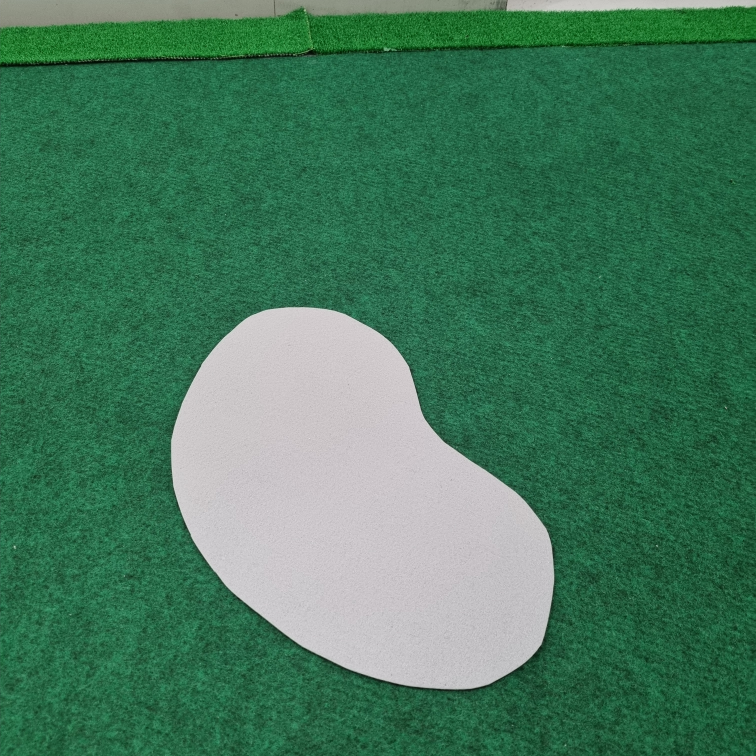
#> input picture practice_bunker/bunker_3.jpg, 3024 x 3024 px, found by its file name (shown at 1/4 size)
$ python practice_bunker.py
#> lines starting #> are read from the running program, lines starting #| are printed output that depends on the picture
import cv2
import numpy as np

img = cv2.imread('practice_bunker\\bunker_3.jpg')
#> img is the input picture: shape (3024, 3024, 3); mean B, G, R 92.6, 121.3, 68.2
img = cv2.resize(img, (200, 200))
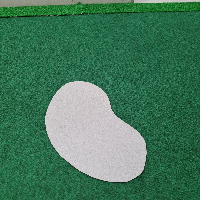
#> img: shape (200, 200, 3); mean B, G, R 92.4, 121.1, 68

cv2.namedWindow('HLS Image')

# 트랙바 콜백 함수
def update_hls(value):
    # 트랙바에서 H, L, S 범위 값을 가져오기
    hue_low = cv2.getTrackbarPos('Hue Low', 'HLS Image')
    hue_high = cv2.getTrackbarPos('Hue High', 'HLS Image')
    lightness_low = cv2.getTrackbarPos('Lightness Low', 'HLS Image')
    lightness_high = cv2.getTrackbarPos('Lightness High', 'HLS Image')
    saturation_low = cv2.getTrackbarPos('Saturation Low', 'HLS Image')
    saturation_high = cv2.getTrackbarPos('Saturation High', 'HLS Image')

    # 이미지를 HLS 색공간으로 변환
    img_hls = cv2.cvtColor(img, cv2.COLOR_BGR2HLS)

    # 색상, 밝기, 채도 범위 설정
    lower_bound = np.array([hue_low, lightness_low, saturation_low])
    upper_bound = np.array([hue_high, lightness_high, saturation_high])

    # 범위 내의 픽셀을 마스크로 만들기
    mask = cv2.inRange(img_hls, lower_bound, upper_bound)

    # 마스크를 사용하여 이미지 업데이트
    img_result = cv2.bitwise_and(img, img, mask=mask)

    contours, _ = cv2.findContours(mask, cv2.RETR_EXTERNAL, cv2.CHAIN_APPROX_SIMPLE)

    # 검은색이 아닌 영역을 사각형으로 표시
    for contour in contours:
        x, y, w, h = cv2.boundingRect(contour)
        if w < 10 or h < 10:
            continue
        cv2.rectangle(img_result, (x, y), (x + w, y + h), (0, 255, 0), 2)  # 초록색 사각형 그리기
        cv2.putText(img_result, f"{w*h}", (x, y - 10), cv2.FONT_HERSHEY_SIMPLEX, 0.5, (0, 255, 0), 2)
    cv2.imshow('src', img_result)
    return w*h


# 트랙바 추가
cv2.createTrackbar('Hue Low', 'HLS Image', 0, 360, update_hls)
cv2.createTrackbar('Hue High', 'HLS Image', 180, 360, update_hls)
cv2.createTrackbar('Lightness Low', 'HLS Image', 135, 255, update_hls)
cv2.createTrackbar('Lightness High', 'HLS Image', 255, 255, update_hls)
cv2.createTrackbar('Saturation Low', 'HLS Image', 0, 255, update_hls)
cv2.createTrackbar('Saturation High', 'HLS Image', 31, 255, update_hls)

cv2.waitKey()
cv2.destroyAllWindows()

$ run again, with practice_bunker/bunker_1.jpg copied over practice_bunker/bunker_3.jpg
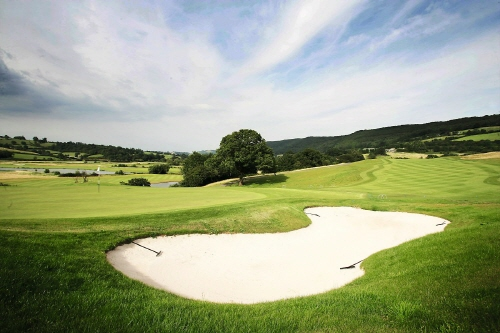
#> input picture practice_bunker/bunker_1.jpg, 500 x 333 px, found by its file name
#> img is the input picture: shape (333, 500, 3); mean B, G, R 134, 164.9, 155.8
#> `img = cv2.resize(img, (200, 200))`:
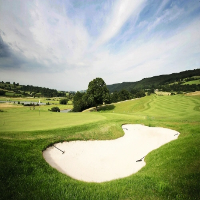
#> img: shape (200, 200, 3); mean B, G, R 133.9, 164.7, 155.6

$ run again, with practice_bunker/bunker_2.jpg copied over practice_bunker/bunker_3.jpg
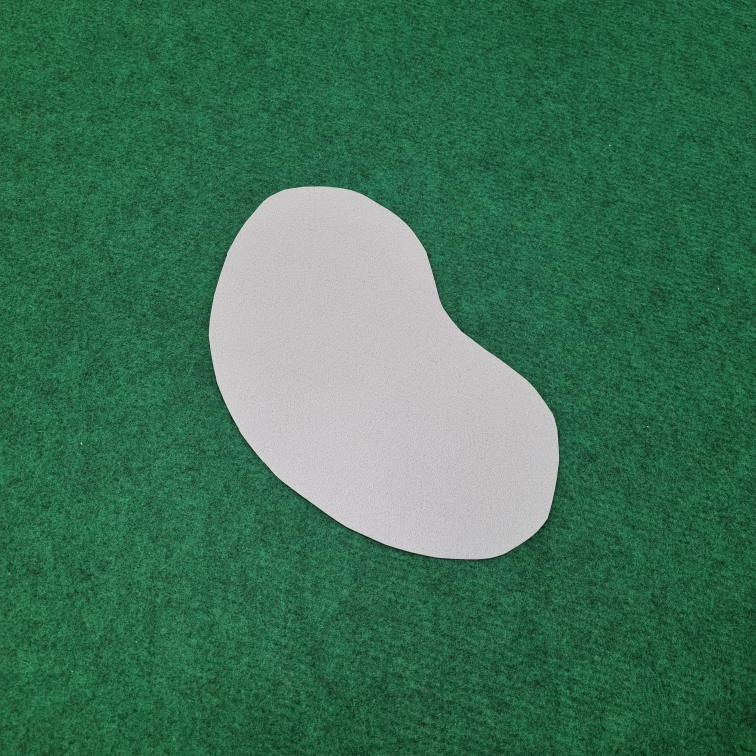
#> input picture practice_bunker/bunker_2.jpg, 3024 x 3024 px, found by its file name (shown at 1/4 size)
#> img is the input picture: shape (3024, 3024, 3); mean B, G, R 85.8, 114.4, 60.9
#> `img = cv2.resize(img, (200, 200))`:
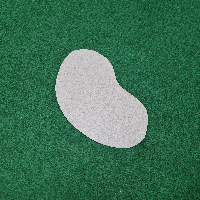
#> img: shape (200, 200, 3); mean B, G, R 85.6, 114.3, 60.7
